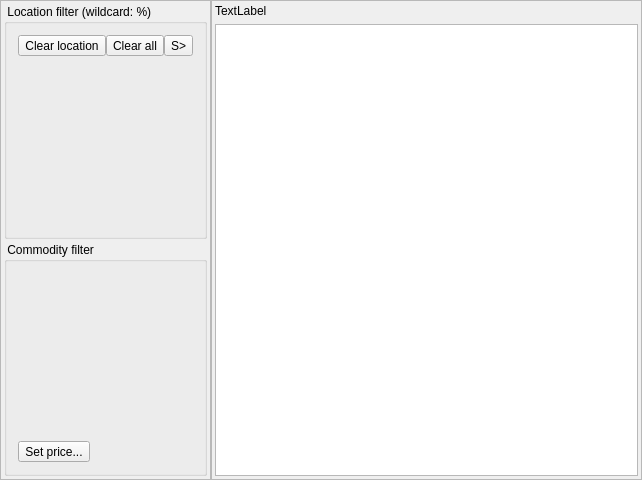
<?xml version="1.0" encoding="UTF-8"?>
<ui version="4.0">
 <class>MainWindow</class>
 <widget class="QMainWindow" name="MainWindow">
  <property name="geometry">
   <rect>
    <x>0</x>
    <y>0</y>
    <width>642</width>
    <height>480</height>
   </rect>
  </property>
  <property name="windowTitle">
   <string>MainWindow</string>
  </property>
  <widget class="QWidget" name="centralWidget">
   <layout class="QHBoxLayout" name="horizontalLayout_2">
    <property name="spacing">
     <number>0</number>
    </property>
    <property name="leftMargin">
     <number>0</number>
    </property>
    <property name="topMargin">
     <number>0</number>
    </property>
    <property name="rightMargin">
     <number>0</number>
    </property>
    <property name="bottomMargin">
     <number>0</number>
    </property>
    <item>
     <widget class="QFrame" name="frame">
      <property name="minimumSize">
       <size>
        <width>150</width>
        <height>0</height>
       </size>
      </property>
      <property name="maximumSize">
       <size>
        <width>300</width>
        <height>16777215</height>
       </size>
      </property>
      <property name="frameShape">
       <enum>QFrame::StyledPanel</enum>
      </property>
      <property name="frameShadow">
       <enum>QFrame::Raised</enum>
      </property>
      <layout class="QVBoxLayout" name="verticalLayout_2">
       <property name="spacing">
        <number>3</number>
       </property>
       <property name="leftMargin">
        <number>3</number>
       </property>
       <property name="topMargin">
        <number>3</number>
       </property>
       <property name="rightMargin">
        <number>3</number>
       </property>
       <property name="bottomMargin">
        <number>3</number>
       </property>
       <item>
        <widget class="QGroupBox" name="groupBox">
         <property name="sizePolicy">
          <sizepolicy hsizetype="Preferred" vsizetype="Minimum">
           <horstretch>0</horstretch>
           <verstretch>0</verstretch>
          </sizepolicy>
         </property>
         <property name="title">
          <string> Location filter (wildcard: %)</string>
         </property>
         <layout class="QVBoxLayout" name="verticalLayout_3">
          <item>
           <layout class="QHBoxLayout" name="horizontalLayout">
            <property name="spacing">
             <number>0</number>
            </property>
            <property name="sizeConstraint">
             <enum>QLayout::SetMaximumSize</enum>
            </property>
            <item>
             <widget class="QToolButton" name="clearToolButton">
              <property name="sizePolicy">
               <sizepolicy hsizetype="Minimum" vsizetype="Maximum">
                <horstretch>0</horstretch>
                <verstretch>0</verstretch>
               </sizepolicy>
              </property>
              <property name="text">
               <string>Clear location</string>
              </property>
             </widget>
            </item>
            <item>
             <widget class="QToolButton" name="toolButton_2">
              <property name="sizePolicy">
               <sizepolicy hsizetype="Minimum" vsizetype="Maximum">
                <horstretch>0</horstretch>
                <verstretch>0</verstretch>
               </sizepolicy>
              </property>
              <property name="text">
               <string>Clear all</string>
              </property>
             </widget>
            </item>
            <item>
             <widget class="QToolButton" name="btnAddFilter">
              <property name="text">
               <string>S&gt;</string>
              </property>
             </widget>
            </item>
           </layout>
          </item>
          <item>
           <widget class="CSelectHelper" name="widget" native="true">
            <property name="sizePolicy">
             <sizepolicy hsizetype="Preferred" vsizetype="Maximum">
              <horstretch>0</horstretch>
              <verstretch>0</verstretch>
             </sizepolicy>
            </property>
            <property name="maximumSize">
             <size>
              <width>16777215</width>
              <height>150</height>
             </size>
            </property>
           </widget>
          </item>
          <item>
           <widget class="CSelectHelper" name="widget_2" native="true">
            <property name="sizePolicy">
             <sizepolicy hsizetype="Preferred" vsizetype="Maximum">
              <horstretch>0</horstretch>
              <verstretch>0</verstretch>
             </sizepolicy>
            </property>
            <property name="maximumSize">
             <size>
              <width>16777215</width>
              <height>150</height>
             </size>
            </property>
           </widget>
          </item>
         </layout>
        </widget>
       </item>
       <item>
        <widget class="QGroupBox" name="groupBox_2">
         <property name="title">
          <string> Commodity filter </string>
         </property>
         <layout class="QVBoxLayout" name="verticalLayout_4">
          <item>
           <widget class="CSelectHelper" name="widget_3" native="true"/>
          </item>
          <item>
           <widget class="QToolButton" name="toolButton">
            <property name="text">
             <string>Set price...</string>
            </property>
           </widget>
          </item>
         </layout>
        </widget>
       </item>
      </layout>
     </widget>
    </item>
    <item>
     <widget class="QFrame" name="frame_2">
      <property name="minimumSize">
       <size>
        <width>0</width>
        <height>0</height>
       </size>
      </property>
      <property name="frameShape">
       <enum>QFrame::StyledPanel</enum>
      </property>
      <property name="frameShadow">
       <enum>QFrame::Raised</enum>
      </property>
      <layout class="QVBoxLayout" name="verticalLayout">
       <property name="spacing">
        <number>3</number>
       </property>
       <property name="leftMargin">
        <number>3</number>
       </property>
       <property name="topMargin">
        <number>3</number>
       </property>
       <property name="rightMargin">
        <number>3</number>
       </property>
       <property name="bottomMargin">
        <number>3</number>
       </property>
       <item>
        <layout class="QVBoxLayout" name="verticalLayout_5">
         <item>
          <widget class="QLabel" name="lbSystemsFilter">
           <property name="text">
            <string>TextLabel</string>
           </property>
          </widget>
         </item>
         <item>
          <widget class="QTableView" name="tableView">
           <property name="selectionMode">
            <enum>QAbstractItemView::SingleSelection</enum>
           </property>
           <property name="selectionBehavior">
            <enum>QAbstractItemView::SelectRows</enum>
           </property>
          </widget>
         </item>
        </layout>
       </item>
      </layout>
     </widget>
    </item>
   </layout>
  </widget>
 </widget>
 <layoutdefault spacing="6" margin="11"/>
 <customwidgets>
  <customwidget>
   <class>CSelectHelper</class>
   <extends>QWidget</extends>
   <header>CSelectHelper.h</header>
   <container>1</container>
  </customwidget>
 </customwidgets>
 <resources/>
 <connections/>
</ui>
